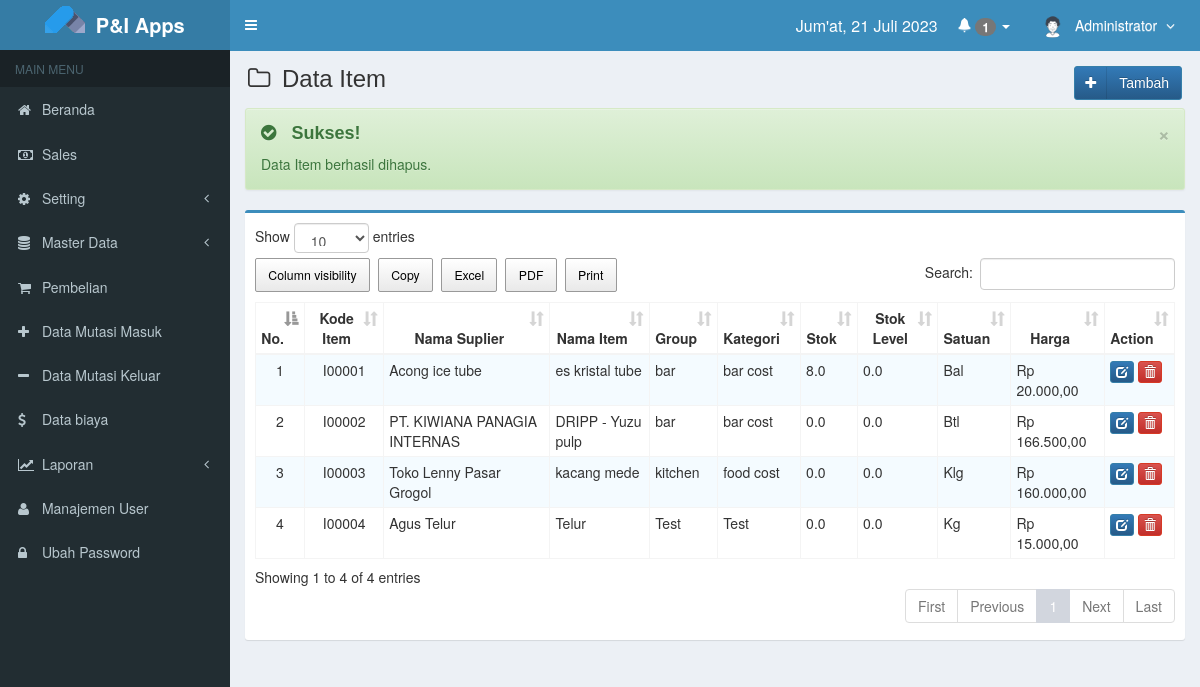
Page /main.php?module=part&alert=3 (signed in) on the earlier database version.
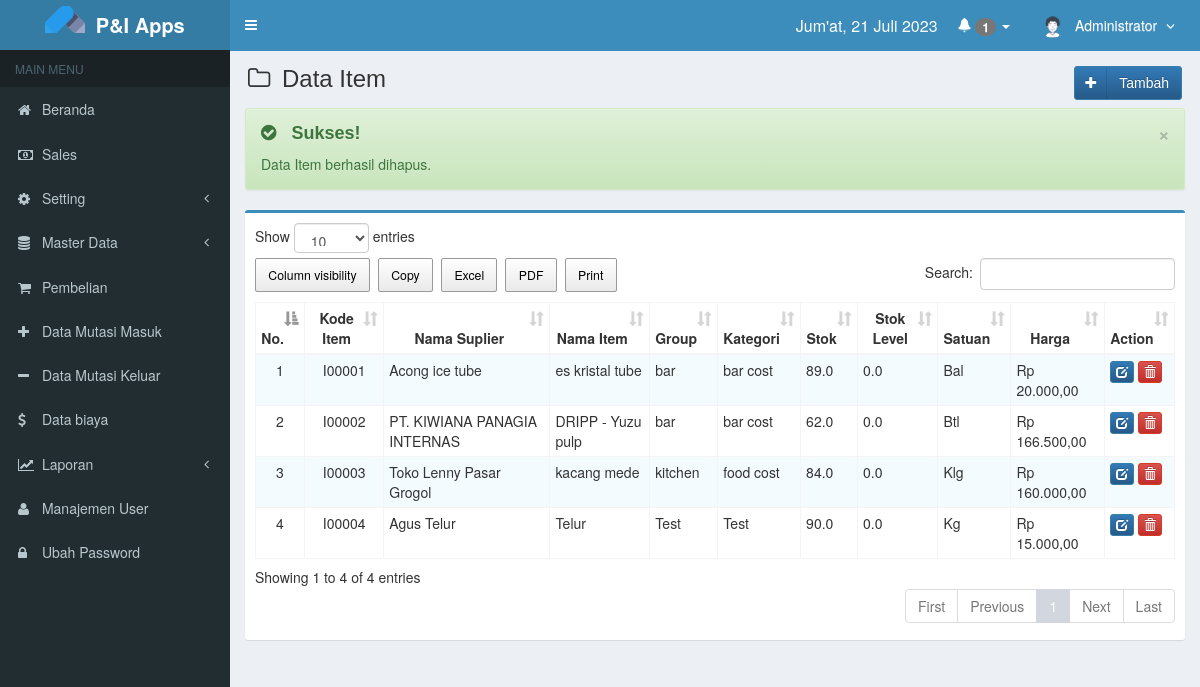
Same page on the later database version.
### tables this page shows
CREATE TABLE `is_part` (
  `kode_part` varchar(6) NOT NULL,
  `kode_suplier` varchar(6) DEFAULT NULL,
  `nama_part` varchar(90) NOT NULL,
  `group` varchar(24) NOT NULL DEFAULT '',
  `kategori` varchar(12) NOT NULL DEFAULT '',
  `satuan` varchar(5) NOT NULL,
  `stok` decimal(10,1) NOT NULL DEFAULT 0.0,
  `stok_level` decimal(10,1) NOT NULL,
  `harga` decimal(11,0) NOT NULL,
  `created_user` int(3) DEFAULT 1,
  `created_date` timestamp NOT NULL DEFAULT current_timestamp(),
  `updated_user` int(3) NOT NULL DEFAULT 1,
  `updated_date` timestamp NOT NULL DEFAULT current_timestamp() ON UPDATE current_timestamp(),
  PRIMARY KEY (`kode_part`),
  KEY `created_user` (`created_user`),
  KEY `updated_user` (`updated_user`),
  CONSTRAINT `is_part_ibfk_1` FOREIGN KEY (`created_user`) REFERENCES `is_users` (`id_user`) ON DELETE CASCADE ON UPDATE CASCADE,
  CONSTRAINT `is_part_ibfk_2` FOREIGN KEY (`updated_user`) REFERENCES `is_users` (`id_user`) ON DELETE CASCADE ON UPDATE CASCADE
);

### modules/part/view.php (the view, shortened to what this page needs)
<section class="content-header">
  <h1>
    <i class="fa fa-folder-o icon-title"></i> Data Item
    <a class="btn btn-primary btn-social pull-right" href="?module=form_part&form=add" title="Tambah Data" data-toggle="tooltip">
      <i class="fa fa-plus"></i> Tambah
    </a>
  </h1>
</section>
<section class="content">
  <div class="row">
    <div class="col-md-12">
    <?php
    if (empty($_GET['alert'])) {
      echo "";
    }
    elseif ($_GET['alert'] == 1) { ?>
    <div class='alert alert-success alert-dismissable'>
      <button type='button' class='close' data-dismiss='alert' aria-hidden='true'>&times;</button>
      <h4>  <i class='icon fa fa-check-circle'></i> Sukses!</h4>
      Data Item baru berhasil disimpan.
    </div>
    <?php }
    elseif ($_GET['alert'] == 2) { ?>
      <div class='alert alert-success alert-dismissable'>
              <button type='button' class='close' data-dismiss='alert' aria-hidden='true'>&times;</button>
              <h4>  <i class='icon fa fa-check-circle'></i> Sukses!</h4>
              Data Item berhasil diubah.
            </div>
    <?php }
    elseif ($_GET['alert'] == 3){ ?>
    <div class='alert alert-success alert-dismissable'>
      <button type='button' class='close' data-dismiss='alert' aria-hidden='true'>&times;</button>
      <h4>  <i class='icon fa fa-check-circle'></i> Sukses!</h4>
      Data Item berhasil dihapus.
    </div>
    <?php } ?>
      <div class="box box-primary">
        <div class="box-body">
          <table id="dataTables2" class="table table-bordered table-striped table-hover table-condensed" width="100%">
            <thead>
              <tr>
                <th class="center">No.</th>
                <th class="center">Kode Item</th>
                <th class="center">Nama Suplier</th>
                <th class="center">Nama Item</th>
                <th class="center">Group</th>
                <th class="center">Kategori</th>
                <th class="center">Stok</th>
				<th class="center">Stok Level</th>
                <th class="center">Satuan</th>
                <th class="center">Harga</th>
                <th class="center">Action</th>
              </tr>
            </thead>
            <tbody>
            <?php
				$no = 1;
				$query = mysqli_query($mysqli, "SELECT kode_part,kode_suplier, ifnull(suplier.nama,'-') as nama_suplier,nama_part,is_part.group,kategori,satuan ,stok,stok_level,ifnull(harga,0) as harga FROM is_part LEFT JOIN is_suplier as suplier ON suplier.kode = is_part.kode_suplier")
												or die('Ada kesalahan pada query tampil Data Part Request: '.mysqli_error($mysqli));
				function Rupiah($angka){
          $hasil = "Rp " . number_format($angka,2,',','.');
          return $hasil;
				}
				while ($data = mysqli_fetch_assoc($query)) {
					echo '<tr>';
					echo '<td width="20" class="center">' . $no . '</td>';
					echo '<td class="center">' . $data["kode_part"] . '</td>';
					echo '<td>' . $data["nama_suplier"] . '</td>';
					echo '<td>' . $data["nama_part"] . '</td>';
					echo '<td>' . $data['group'] . '</td>';
					echo '<td>' . $data['kategori'] . '</td>';
					echo '<td>' . $data['stok'] . '</td>';
					echo '<td>' . $data['stok_level'] . '</td>';
					echo '<td>' . $data['satuan'] . '</td>';
					echo '<td>' . Rupiah($data['harga']) . '</td>';
					echo '<td>';
					echo '<a class="btn btn-primary btn-xs" title="Edit" href="?module=form_part&form=edit&id=' . $data['kode_part']  . '"><i class="glyphicon glyphicon-edit"></i></a>&nbsp;';
					echo "<a class='btn btn-danger btn-xs hapus' title='Hapus' data-id='". $data['kode_part'] . "' onclick='deletePart(\"$data[kode_part]\", \"$data[nama_part]\");'><i class='glyphicon glyphicon-trash'></i></a>&nbsp;";
					echo '</td>';
					echo '</tr>';
					$no++;
				}
			  ?>
            </tbody>
          </table>
        </div>
      </div>
    </div>
  </div>
</section><!-- /.content

Differences in the rows shown:
changed is_part "es kristal tube": stok "8.0" → "89.0"
changed is_part "DRIPP - Yuzu pulp": stok "0.0" → "62.0"
changed is_part "kacang mede": stok "0.0" → "84.0"
changed is_part "Telur": stok "0.0" → "90.0"
